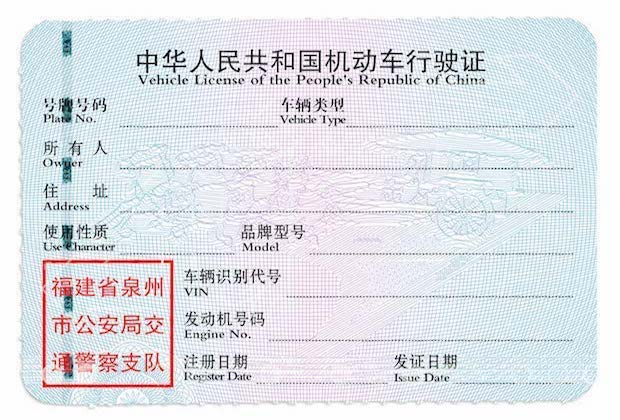
#> input picture DataAugment/assets/background.jpg, 620 x 420 px, found by its file name
$ python test.py
#> lines starting #> are read from the running program, lines starting #| are printed output that depends on the picture; after the words box and inside, x2 and y2 are one past the last pixel; in counts of white or black regions, pixels touching at a corner belong together; pictures that were not available may be replaced by others from this repository, and a replacement may not be noted
# coding:utf-8
import numpy as np
from PIL import Image
from PIL import ImageDraw
import matplotlib.pyplot as plt

from pylab import *
reload(sys)
sys.setdefaultencoding('utf8')  # 2.7
'''
#img = Image.open('/Users/gouwei/Downloads/test/background.jpg')
img = np.array(Image.open('/Users/gouwei/Downloads/test/background.jpg'))
print img.shape

fore = Image.open('/Users/gouwei/Downloads/test/1_0.jpg')
fore = fore.rotate(2)
fore.save("/Users/gouwei/Downloads/test/rotate.jpg")# 保存灰度图像
img1 = np.array(fore)
print img1.shape

rect = [118, 101, 217, 130]

row,col,dim = img1.shape
rows, cols,dims = img.shape

for i in range(rows):
    for j in range(cols): #h=29,w=99
        if i>=rect[1] and i<min(row+rect[1],rect[3]) and j>=rect[0] and j<min(col+rect[0],rect[2]) and all(img1[i-rect[1],j-rect[0],:]) !=0:
            #print (i,j)
            img[i, j,:] = img1[i-rect[1],j-rect[0],:]
        else:
            img[i, j,:] = img[i,j,:]


img11=Image.fromarray(uint8(img))
img11.save("/Users/gouwei/Downloads/test/rest.jpg")# 保存灰度图像
'''
def picrotate(src,region,rect,degree):
    region = region.rotate(degree)
    srcimg = np.array(src)
    regionimg = np.array(region)
    rows, cols, dims = srcimg.shape
    row, col, dim = regionimg.shape
    for i in range(rows):
        for j in range(cols):  # h=29,w=99
            if i >= rect[1] and i < min(row+rect[1], rect[3]) and j >= rect[0] and j < min(col + rect[0],rect[2]) and\
                            all(regionimg[i-rect[1],j-rect[0],:]) != 0:
                srcimg[i,j,:] = regionimg[i-rect[1], j-rect[0],:]
            else:
                srcimg[i,j,:] = srcimg[i,j,:]
    img11 = Image.fromarray(uint8(srcimg))
    return img11

if __name__ == '__main__':
    img = Image.open('/Users/gouwei/Downloads/test/background.jpg')
#> img is the input picture: PIL image 620x420 RGB; mean R, G, B 222.7, 225.7, 231.1
    fore = Image.open('/Users/gouwei/Downloads/test/1_0.jpg')
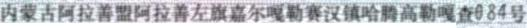
#> input picture DataAugment/address/longAddress/1045_3.jpg, 527 x 28 px, given in place of 1_0.jpg, which was not available
#> fore is the input picture: PIL image 527x28 RGB; mean R, G, B 189.8, 192.7, 197.3
    rect = [118, 101, 217, 130]
    dest = picrotate(img,fore,rect,3)
#> in picrotate, `region = region.rotate(degree)`:
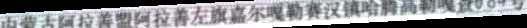
#> region: PIL image 527x28 RGB; mean R, G, B 138.2, 139.5, 143.3
#> after the loop in picrotate, `for i in range(rows):`:
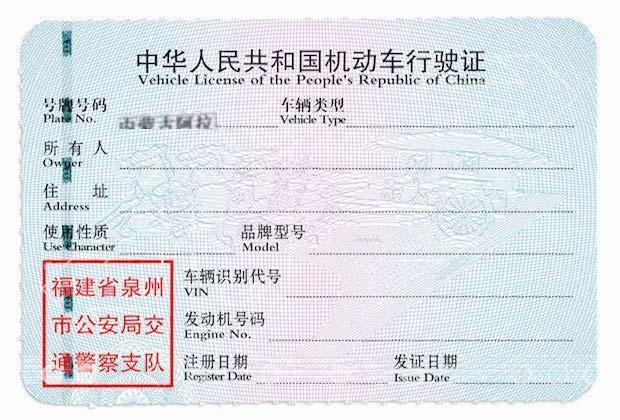
#> srcimg: shape (420, 620, 3); 0.64% of pixels changed, all inside (x1, y1, x2, y2) = (118, 110, 217, 129)
    dest.save("/Users/gouwei/Downloads/test/rest.jpg")  # 保存灰度图像

    #dest.transform((100,100),'EXTENT',(0,0,620,240))
